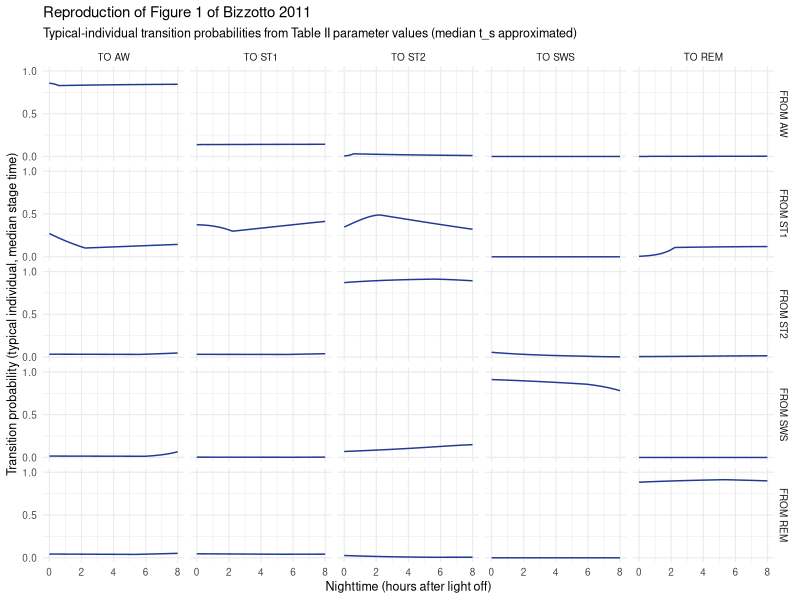
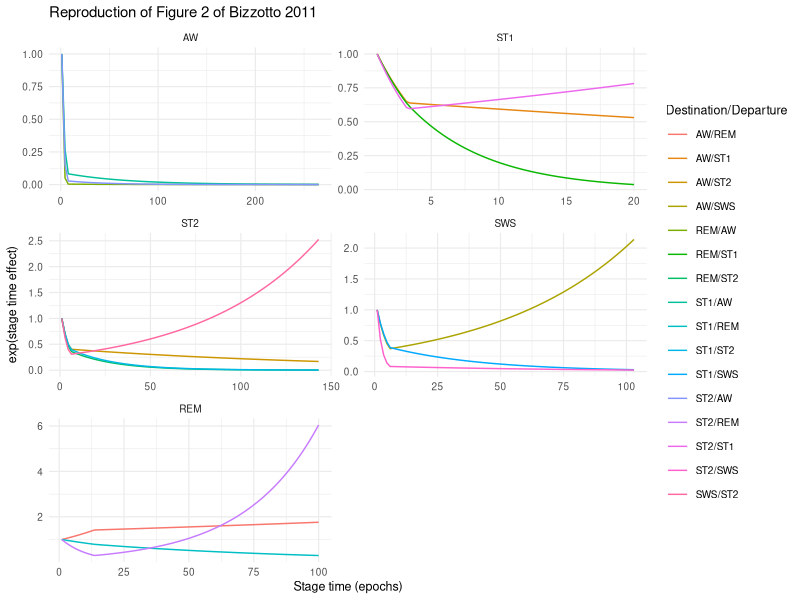
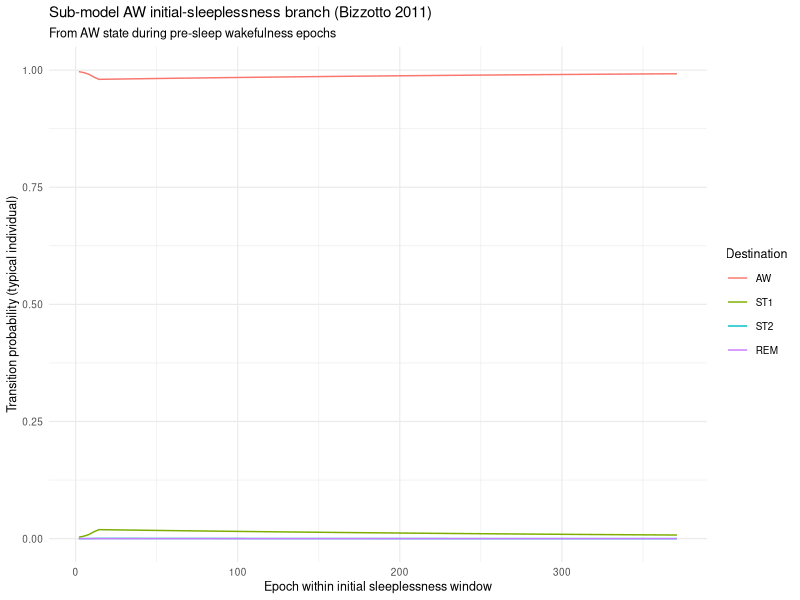

Reproduce these figures in R, in order.
## ---- chunk 1
knitr::opts_chunk$set(
  collapse = TRUE,
  comment  = "#>",
  fig.width = 7,
  fig.height = 7
)
library(dplyr)
library(tidyr)
library(ggplot2)
## ---- chunk 2
# Sub-model AW (logits for transitions AW -> { ST1, ST2, REM };
# AW -> SWS structurally zero)
sm_AW <- list(
  # Logits at nighttime break points A, B, C  (Eq. 8)
  g_nt = list(
    ST1 = c(A = -0.251, B = -0.209,    C = -0.203),
    ST2 = c(A = -2.66,  B = -1.01,     C = -2.08),
    REM = c(A = -10,    B = -2.86,     C = -2.1)        # A FIX
  ),
  # Logits at initial sleeplessness break points 1, 2, 3 (Eq. 12)
  g_is = list(
    ST1 = c(`1` = -5.76, `2` = -3.93,  `3` = -4.86),
    ST2 = c(`1` = -10,   `2` = -7.63,  `3` = -10),      # 1 FIX, 3 FIX
    REM = c(`1` = -10,   `2` = -10,    `3` = -10)       # all FIX
  ),
  # Stage time effects at stage time break points BPsa (=0 by reference),
  # BPsb, BPsc  (Eq. 11)
  s_ts = list(
    ST1 = c(BPsb = -2.49, BPsc = -6.63),
    ST2 = c(BPsb = -3.59, BPsc = -10),                  # BPsc FIX
    REM = c(BPsb = -5.67, BPsc = -10)                   # BPsc FIX
  ),
  # Nighttime break points (BPA = IS subject-specific; BPB has special form)
  bp_nt = c(BPA = NA, BPB = 0.0679, BPC = 960),         # BPC FIX; see note
  # Stage time break points
  bp_ts = c(BPsa = 1, BPsb = 7.32, BPsc = 265),         # BPsa FIX, BPsc FIX
  # Initial sleeplessness break points
  bp_is = c(BP1 = 2, BP2 = 13.00, BP3 = 371),           # BP1 FIX, BP3 FIX
  # Inter-individual variability (paper Eq. 10): only structurally non-zero
  # variance / covariance elements stored; the rest are zero.
  iiv = c(
    var_ST1ST1 = 0.134,
    cov_ST2ST1 = -0.142,
    var_ST2ST2 = 0.831,
    var_REMREM = 1.07
  )
)
# Note on BPB: per Table II footnote c, for sub-model AW
# BPB = IS + (960 - IS) * 0.0679 -- the stored value 0.0679 is the scaling
# constant, NOT an epoch index.

# Sub-model ST1 (logits for ST1 -> { AW, ST2, REM };
# ST1 -> SWS structurally zero)
sm_ST1 <- list(
  g_nt = list(
    AW  = c(A = -0.321,  B = -1.07,  C = -1.05),
    ST2 = c(A = -0.0716, B =  0.492, C = -0.251),
    REM = c(A = -4.15,   B = -1.01,  C = -1.24)
  ),
  s_ts = list(
    AW  = c(BPsb = -0.447, BPsc = -0.634),
    ST2 = c(BPsb = -0.52,  BPsc = -0.246),
    REM = c(BPsb = -0.463, BPsc = -3.31)
  ),
  bp_nt = c(BPA = 2, BPB = 268, BPC = 960),               # BPA FIX, BPC FIX
  bp_ts = c(BPsa = 1, BPsb = 3.24, BPsc = 20),            # BPsa FIX, BPsc FIX
  # IIV (paper Eq. 10, sub-model ST1): full off-diagonal block
  iiv = c(
    var_AWAW    =  0.318,
    cov_ST2AW   =  0.18,
    var_ST2ST2  =  0.389,
    cov_REMAW   = -0.0637,
    cov_REMST2  =  0.138,
    var_REMREM  =  0.398
  )
)

# Sub-model ST2 (logits for ST2 -> { AW, ST1, SWS, REM }; no zero transitions)
sm_ST2 <- list(
  g_nt = list(
    AW  = c(A = -2.46,  B = -2.57,  C = -2.13),
    ST1 = c(A = -2.52,  B = -2.6,   C = -2.33),
    SWS = c(A = -1.71,  B = -3.33,  C = -4.59),
    REM = c(A = -4.07,  B = -3.34,  C = -3.16)
  ),
  s_ts = list(
    AW  = c(BPsb = -0.905, BPsc = -1.79),
    ST1 = c(BPsb = -0.894, BPsc = -6.44),
    SWS = c(BPsb = -1.19,  BPsc =  0.927),
    REM = c(BPsb = -0.993, BPsc = -6.75)
  ),
  bp_nt = c(BPA = 2, BPB = 676, BPC = 960),               # BPA FIX, BPC FIX
  bp_ts = c(BPsa = 1, BPsb = 5.62, BPsc = 143),           # BPsa FIX, BPsc FIX
  iiv = c(
    var_AWAW   = 0.152,
    var_ST1ST1 = 0.456,
    var_SWSSWS = 0.786,
    var_REMREM = 0.239
  )
)

# Sub-model SWS (logits for SWS -> { AW, ST1, ST2 };
# SWS -> REM structurally zero)
sm_SWS <- list(
  g_nt = list(
    AW  = c(A = -3.22,   B = -3.31,  C = -1.65),
    ST1 = c(A = -4.83,   B = -5.13,  C = -4.55),
    ST2 = c(A = -0.526,  B =  0.142, C =  0.389)
  ),
  s_ts = list(
    AW  = c(BPsb = -0.999, BPsc =  0.761),
    ST1 = c(BPsb = -0.939, BPsc = -3.53),
    ST2 = c(BPsb = -2.5,   BPsc = -3.73)
  ),
  bp_nt = c(BPA = 2, BPB = 715, BPC = 960),               # BPA FIX, BPC FIX
  bp_ts = c(BPsa = 1, BPsb = 5.9, BPsc = 103),            # BPsa FIX, BPsc FIX
  iiv = c(
    var_ST1ST1 = 1.4,
    var_ST2ST2 = 1.35
  )
)

# Sub-model REM (logits for REM -> { AW, ST1, ST2 };
# REM -> SWS structurally zero)
sm_REM <- list(
  g_nt = list(
    AW  = c(A = -3.12, B = -3.25, C = -2.96),
    ST1 = c(A = -2.87, B = -3.02, C = -2.98),
    ST2 = c(A = -3.11, B = -4.6,  C = -4.56)
  ),
  s_ts = list(
    AW  = c(BPsb =  0.351, BPsc =  0.566),
    ST1 = c(BPsb = -0.238, BPsc = -1.22),
    ST2 = c(BPsb = -1.22,  BPsc =  1.8)
  ),
  bp_nt = c(BPA = 2, BPB = 640, BPC = 960),               # BPA FIX, BPC FIX
  bp_ts = c(BPsa = 1, BPsb = 13.6, BPsc = 100),           # BPsa FIX, BPsc FIX
  iiv = c(
    var_AWAW   = 0.584,
    var_ST1ST1 = 0.849,
    var_ST2ST2 = 1.1
  )
)

submodels <- list(AW = sm_AW, ST1 = sm_ST1, ST2 = sm_ST2,
                  SWS = sm_SWS, REM = sm_REM)

# Allowed (non-zero-probability) destinations for each departure state,
# from Table I of the paper. The departure state itself is implicit
# (logit 0 by reference choice r = k).
allowed_dest <- list(
  AW  = c("ST1", "ST2", "REM"),
  ST1 = c("AW",  "ST2", "REM"),
  ST2 = c("AW",  "ST1", "SWS", "REM"),
  SWS = c("AW",  "ST1", "ST2"),
  REM = c("AW",  "ST1", "ST2")
)
states <- c("AW", "ST1", "ST2", "SWS", "REM")
## ---- chunk 3
# Piecewise linear interpolation between three break-point/value pairs.
# Outside the [bp1, bp3] interval the function is held constant (clamped).
pl3 <- function(x, bp, vals) {
  stopifnot(length(bp) == 3L, length(vals) == 3L,
            bp[1] <= bp[2], bp[2] <= bp[3])
  if (x <= bp[1]) return(vals[1])
  if (x >= bp[3]) return(vals[3])
  if (x <= bp[2]) {
    return(vals[1] + (vals[2] - vals[1]) * (x - bp[1]) / (bp[2] - bp[1]))
  }
  vals[2] + (vals[3] - vals[2]) * (x - bp[2]) / (bp[3] - bp[2])
}

# Typical-individual nighttime logit g_km(t) for the *regular* (not initial
# sleeplessness) branch. For sub-model AW, BPA defaults to IS = 1 epoch
# (the natural minimum) and BPB to IS + (960 - IS) * 0.0679 unless the
# caller passes an IS_i value.
g_nt_typical <- function(t, sm, dest, IS = NULL) {
  bpA <- sm$bp_nt["BPA"]
  bpB <- sm$bp_nt["BPB"]
  bpC <- sm$bp_nt["BPC"]
  if (is.na(bpA)) {
    # Sub-model AW: BPA = IS, BPB = IS + (960 - IS) * 0.0679
    stopifnot(!is.null(IS), is.numeric(IS), length(IS) == 1L)
    bpA <- IS
    bpB <- IS + (960 - IS) * unname(bpB)
  }
  vals <- sm$g_nt[[dest]]
  pl3(t, c(bpA, bpB, bpC), unname(vals[c("A", "B", "C")]))
}

# Initial-sleeplessness nighttime logit g_km(t) for sub-model AW only.
g_is_typical <- function(t, sm, dest) {
  if (is.null(sm$g_is)) stop("g_is is only defined for sub-model AW")
  bps <- sm$bp_is[c("BP1", "BP2", "BP3")]
  vals <- sm$g_is[[dest]]
  pl3(t, unname(bps), unname(vals[c("1", "2", "3")]))
}

# Stage-time additive effect s_km(t_s). The reference point BPsa has
# effect 0 by construction; the paper estimates only the BPsb and BPsc
# values.
s_ts_typical <- function(t_s, sm, dest) {
  bps  <- sm$bp_ts[c("BPsa", "BPsb", "BPsc")]
  vals <- c(BPsa = 0, sm$s_ts[[dest]][c("BPsb", "BPsc")])
  pl3(t_s, unname(bps), unname(vals))
}

# Full typical-individual logit at (t, t_s) for a non-initial-sleeplessness
# epoch.
logit_typical <- function(t, t_s, sm, dest, IS = NULL) {
  g_nt_typical(t, sm, dest, IS = IS) + s_ts_typical(t_s, sm, dest)
}

# Typical-individual transition probability vector p_k.(t, t_s) for one
# departure state k.
trans_prob_typical <- function(t, t_s, sm, allowed, IS = NULL,
                               initial_sleep = FALSE) {
  if (initial_sleep) {
    # Sub-model AW initial-sleeplessness branch: no stage-time effect,
    # no IIV, separate logits.
    logits <- vapply(allowed,
                     function(d) g_is_typical(t, sm, d),
                     numeric(1L))
  } else {
    logits <- vapply(allowed,
                     function(d) logit_typical(t, t_s, sm, d, IS = IS),
                     numeric(1L))
  }
  exp_l <- exp(logits)
  denom <- 1 + sum(exp_l)
  p_off <- exp_l / denom
  p_self <- 1 / denom
  c(setNames(p_off, allowed), self = unname(p_self))
}
## ---- chunk 4
# Grid: nighttime points across 1 to 960 epochs (= 30 s each, so 0 to 8 h).
t_grid_epoch <- round(seq(1, 960, length.out = 121))

# Approximated median stage time per departure state (epochs).
# See Figure 2 of Bizzotto 2011 for the visual "Median" markers.
median_ts <- c(AW = 5, ST1 = 1, ST2 = 5, SWS = 5, REM = 5)

# Approximated initial-sleeplessness duration for the AW post-IS branch.
IS_aw <- 5

grid <- expand.grid(
  from = states,
  to   = states,
  epoch = t_grid_epoch,
  stringsAsFactors = FALSE
)
grid$hours <- (grid$epoch - 1) * 30 / 3600

compute_one <- function(from, to, epoch) {
  sm <- submodels[[from]]
  allowed <- allowed_dest[[from]]
  IS_for_call <- if (from == "AW") IS_aw else NULL
  t_s_eval <- median_ts[[from]]
  pvec <- trans_prob_typical(epoch, t_s_eval, sm, allowed,
                             IS = IS_for_call,
                             initial_sleep = FALSE)
  if (to == from) {
    return(unname(pvec["self"]))
  }
  if (!to %in% allowed) {
    return(0)
  }
  unname(pvec[to])
}

grid$prob <- mapply(compute_one,
                    grid$from, grid$to, grid$epoch)

grid$from <- factor(grid$from, levels = states)
grid$to   <- factor(grid$to,   levels = states)

ggplot(grid, aes(x = hours, y = prob)) +
  geom_line(colour = "#1f3a93") +
  facet_grid(rows = vars(from), cols = vars(to),
             labeller = labeller(from = function(x) paste("FROM", x),
                                 to   = function(x) paste("TO",   x))) +
  scale_y_continuous(limits = c(0, 1), breaks = c(0, 0.5, 1)) +
  labs(x = "Nighttime (hours after light off)",
       y = "Transition probability (typical individual, median stage time)",
       title = "Reproduction of Figure 1 of Bizzotto 2011",
       subtitle = paste("Typical-individual transition probabilities from",
                        "Table II parameter values (median t_s approximated)")) +
  theme_minimal(base_size = 9)
## ---- chunk 5
build_stage_grid <- function(from) {
  sm <- submodels[[from]]
  bpsc <- sm$bp_ts["BPsc"]
  ts_grid <- seq(1, bpsc, length.out = 80)
  destinations <- names(sm$s_ts)
  out <- do.call(rbind, lapply(destinations, function(d) {
    eff <- vapply(ts_grid, function(ts) s_ts_typical(ts, sm, d), numeric(1L))
    data.frame(from = from, to = d, t_s = ts_grid, exp_eff = exp(eff),
               stringsAsFactors = FALSE)
  }))
  out
}

stage_df <- do.call(rbind, lapply(states, build_stage_grid))
stage_df$pair <- paste(stage_df$to, stage_df$from, sep = "/")

stage_df$from <- factor(stage_df$from, levels = states)

ggplot(stage_df, aes(x = t_s, y = exp_eff, colour = pair)) +
  geom_line() +
  facet_wrap(~ from, scales = "free", ncol = 2) +
  labs(x = "Stage time (epochs)",
       y = "exp(stage time effect)",
       colour = "Destination/Departure",
       title = "Reproduction of Figure 2 of Bizzotto 2011") +
  theme_minimal(base_size = 9)
## ---- chunk 6
t_is_grid <- seq(2, 371, length.out = 120)
is_df <- data.frame(
  epoch = rep(t_is_grid, times = 4),
  to    = rep(c("AW", "ST1", "ST2", "REM"),
              each = length(t_is_grid)),
  stringsAsFactors = FALSE
)
is_df$prob <- mapply(function(epoch, to) {
  pvec <- trans_prob_typical(epoch, t_s = 1, sm = sm_AW,
                             allowed = c("ST1", "ST2", "REM"),
                             initial_sleep = TRUE)
  if (to == "AW") return(unname(pvec["self"]))
  unname(pvec[to])
}, is_df$epoch, is_df$to)
is_df$to <- factor(is_df$to, levels = c("AW", "ST1", "ST2", "REM"))

ggplot(is_df, aes(x = epoch, y = prob, colour = to)) +
  geom_line() +
  scale_y_continuous(limits = c(0, 1)) +
  labs(x = "Epoch within initial sleeplessness window",
       y = "Transition probability (typical individual)",
       colour = "Destination",
       title = "Sub-model AW initial-sleeplessness branch (Bizzotto 2011)",
       subtitle = "From AW state during pre-sleep wakefulness epochs") +
  theme_minimal(base_size = 9)
## ---- chunk 7
build_omega <- function(sm, allowed) {
  K <- length(allowed)
  M <- matrix(0, K, K, dimnames = list(allowed, allowed))
  iv <- sm$iiv
  for (nm in names(iv)) {
    if (startsWith(nm, "var_")) {
      d <- sub("^var_", "", nm)
      # d is "ST1ST1" etc.; split mid-length
      half <- nchar(d) / 2
      a <- substr(d, 1, half)
      stopifnot(a == substr(d, half + 1, nchar(d)))
      if (!a %in% allowed) {
        warning("Variance for ", a, " skipped: not an allowed destination")
        next
      }
      M[a, a] <- iv[[nm]]
    } else if (startsWith(nm, "cov_")) {
      d <- sub("^cov_", "", nm)
      # Split into two state names; the longer name appears second when
      # both can be parsed. Use the allowed destinations as a dictionary.
      hit <- FALSE
      for (a in allowed) {
        if (startsWith(d, a)) {
          b <- substr(d, nchar(a) + 1, nchar(d))
          if (b %in% allowed) {
            M[a, b] <- iv[[nm]]
            M[b, a] <- iv[[nm]]
            hit <- TRUE
            break
          }
        }
      }
      if (!hit) warning("Could not parse covariance label ", nm)
    }
  }
  M
}

omegas <- list(
  AW  = build_omega(sm_AW,  c("ST1", "ST2", "REM")),
  ST1 = build_omega(sm_ST1, c("AW",  "ST2", "REM")),
  ST2 = build_omega(sm_ST2, c("AW",  "ST1", "SWS", "REM")),
  SWS = build_omega(sm_SWS, c("AW",  "ST1", "ST2")),
  REM = build_omega(sm_REM, c("AW",  "ST1", "ST2"))
)
omegas
